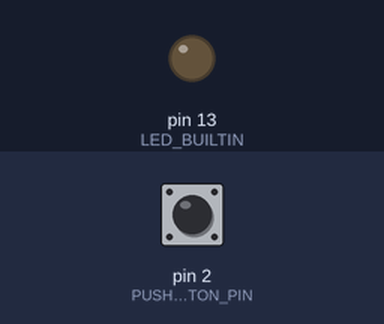
A sketch run on a simulated Arduino Uno, built with avr-gcc and run on an emulated ATmega328P. Parts: output pins drawn as LEDs (lit = HIGH). Inputs (shaded band) come from the test bench; at power-on: pin 2 (PUSH_BUTTON_PIN) LOW.

Above: at 1.2 s.
1.3 s: pin 2 (PUSH_BUTTON_PIN) pulled HIGH for 0.15 s
At 1.9 s:
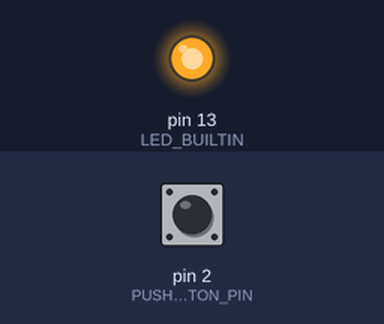
2.9 s: pin 2 (PUSH_BUTTON_PIN) pulled HIGH for 1 s
At 4.3 s:
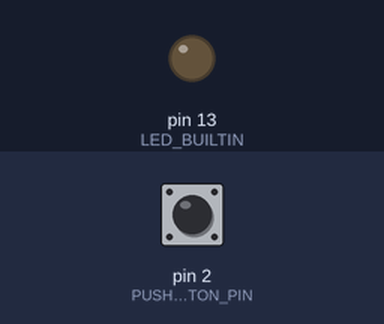
5.4 s: pin 2 (PUSH_BUTTON_PIN) pulled HIGH for 3.2 s
At 6.2 s:
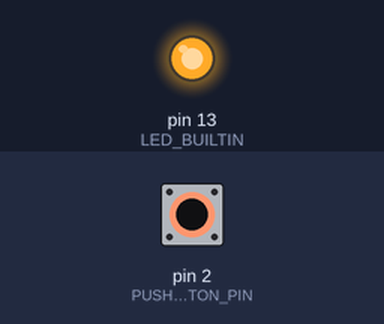
Timing chart, 0 to 8.4 s (numbered marks = the images above; inputs shaded):
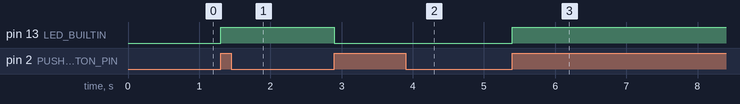

The sketch:

PushButtonLED_V3_OnOffLogic.ino
```cpp
/* ORIGINAL:
const int LED_PIN = LED_BUILTIN;
const int PUSH_BUTTON_PIN = 2;

void setup() {
	pinMode(LED_PIN, OUTPUT);
	pinMode(PUSH_BUTTON_PIN, INPUT);
	digitalWrite(LED_PIN, LOW);
}
void loop() {
	static int currentPushButtonState = LOW;
	static int lastPushButtonState = LOW;

	currentPushButtonState = digitalRead(PUSH_BUTTON_PIN);
	if (currentPushButtonState != lastPushButtonState) {
		if (currentPushButtonState == HIGH) {
			// from LOW to HIGH, push button pressed
			static int ledOnOff = LOW;
			// ledOnOff ^= 1;
			ledOnOff = (ledOnOff == LOW) ? HIGH : LOW;
			digitalWrite(LED_PIN, ledOnOff);
		}
		lastPushButtonState = currentPushButtonState;
	}
	delay(100);
}
*/

const int LED_PIN = LED_BUILTIN;
const int PUSH_BUTTON_PIN = 2;

// Peripherie Interface
class Peripheral {
public:
  virtual void setup() = 0; // Setup-Methode (reine virtuelle Funktion)
};

// LED Klasse
class LED : public Peripheral {
private: int pin;
private: boolean state;

public: LED(int pin) : pin(pin) {}

  void setup() {
    pinMode(pin, OUTPUT);
    // Beim konstruieren der LED, wird der LED-Status geprüft
    setState(digitalRead(pin));
  }

  void setState (boolean value) {
    state = value;
  }

  boolean getState (){
    return state;
  }

  void change() {
    if (state == LOW) {
      on();
      state = HIGH;
    } else if (state == HIGH) {
      off();
      state = LOW;
    }
  }

  void on() {
    digitalWrite(pin, HIGH);
  }

  void off() {
    digitalWrite(pin, LOW);
  }
};

// Button Klasse
class Button : public Peripheral {
private:
  int pin;
  boolean lastState;

public:
  Button(int pin) : pin(pin) {}

  void setup() {
    pinMode(pin, INPUT);
    lastState = LOW;
  }

  boolean doAction() {
    boolean currentState = digitalRead(pin);
    boolean pressed = false;

    if (currentState == HIGH && lastState == LOW) {
      // Taster wurde gedrückt, HIGH muss auf LOW folgen
      pressed = true;
    }

    lastState = currentState;
    return pressed;
  }

};

// Sketch Klasse
class OnOffNoUselessCalls {
private:
  LED ledOnBoard;
  Button button;

public: OnOffNoUselessCalls() : ledOnBoard(LED_PIN), button(PUSH_BUTTON_PIN) {}

    void setup() {
        ledOnBoard.setup();
        button.setup();
    }

    // mit einfacher Logik
    void loop() {
        if (button.doAction()) {
          ledOnBoard.change();
        }
    }
};

OnOffNoUselessCalls onOffNoUselessCallsSketch;

void setup() {
  onOffNoUselessCallsSketch.setup();
}

void loop() {
  onOffNoUselessCallsSketch.loop();
}
```

Measured:
- after the input at 1.3 s, pin 13 (LED_BUILTIN): LOW → HIGH at once
- after the input at 2.9 s, pin 13 (LED_BUILTIN): HIGH → LOW at once
- after the input at 5.4 s, pin 13 (LED_BUILTIN): LOW → HIGH at once
